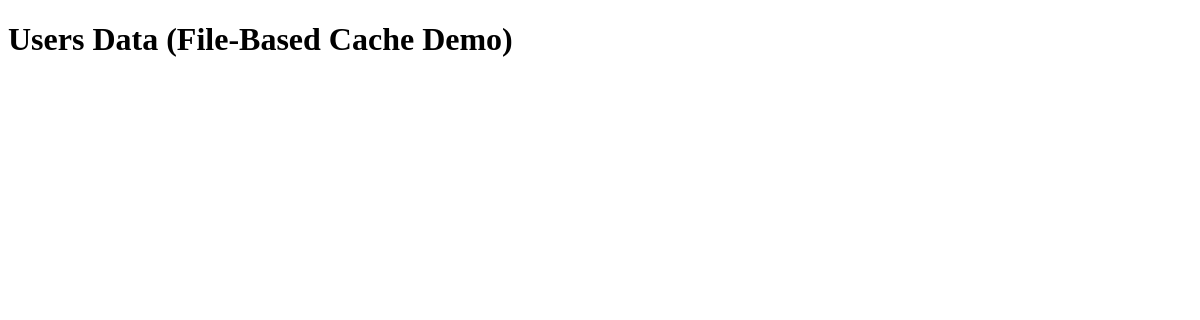
The app's page /user-profile-list/, older data.
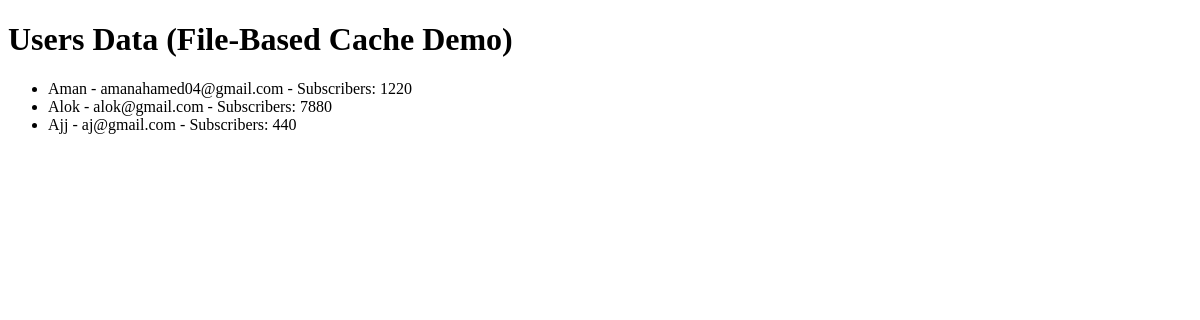
The same page, newer data.
### youtube/models.py (models this page shows, shortened)
class UserProfile(models.Model):
    name = models.CharField(max_length=100)
    email = models.EmailField(unique=True)
    sub = models.IntegerField(default=0)

### youtube/views.py (the view)
# urls.py: path('user-profile-list/', views.user_profile_list, name='user_profile_list'),
def user_profile_list(request):
    users_data = cache.get('users_data')
    if users_data is None:
        print('Fecthing data from database')
        users_data = UserProfile.objects.all()
        cache.set('users_data', users_data)
    else:
         print('Fecthing data from cache')
    return render(request, 'user_profile_list.html',{ 'users': users_data})

### youtube/templates/user_profile_list.html (shortened to what this page needs)
<!doctype html>
<html lang="en">
  <head>
  </head>
  <body>
    <h1>Users Data (File-Based Cache Demo)</h1>
    <ul>
      {% for user in users %}
      <li>
        {{ user.name }} - {{ user.email }} - Subscribers: {{ user.sub }}
      </li>
      {% endfor %}
    </ul>
  </body>
</html>

Row changes from the older to the newer data that the page shows:
added UserProfile: name "Aman", email "amanahamed04@gmail.com", sub "1220"
added UserProfile: name "Alok", email "alok@gmail.com", sub "7880"
added UserProfile: name "Ajj", email "aj@gmail.com", sub "440"
